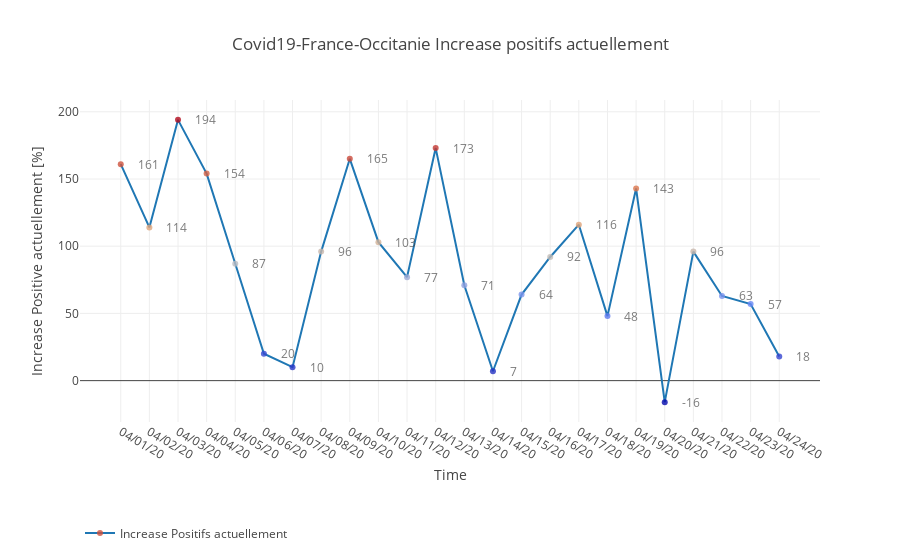

Notebook cell for this chart:
### Code cell
trace, annotations = create_2d_plot(plot_df=df, x_name="Date", y_name="Increase Positifs actuellement")

data = [trace]

layout = go.Layout(
    title=f"Covid19-France-Occitanie Increase positifs actuellement",
    xaxis=dict(title="Time"),
    yaxis=dict(title="Increase Positive actuellement [%]"),
    annotations=annotations,
    showlegend=True,
    legend=dict(orientation="h", y = -0.3, yanchor="top"),
)
fig = go.Figure(data=data, layout=layout)
    
iplot(fig, filename="covid19-Occitanie")

### Figure 1 — Plotly figure (JSON) as saved in the notebook; plotly's stock layout.template omitted (floating-point values rounded to 4 significant figures)
{"data": [{"marker": {"color": [161, 114, 194, 154, 87, 20, 10, 96, 165, 103, 77, 173, 71, 7, 64, 92, 116, 48, 143, -16, 96, 63, 57, 18], "opacity": 0.8, "size": 6}, "mode": "lines+markers", "name": "Increase Positifs actuellement", "type": "scatter", "uid": "7ad9f386-50f0-48f5-9f5a-2997d353b01f", "x": ["04/01/20", "04/02/20", "04/03/20", "04/04/20", "04/05/20", "04/06/20", "04/07/20", "04/08/20", "04/09/20", "04/10/20", "04/11/20", "04/12/20", "04/13/20", "04/14/20", "04/15/20", "04/16/20", "04/17/20", "04/18/20", "04/19/20", "04/20/20", "04/21/20", "04/22/20", "04/23/20", "04/24/20"], "y": [161, 114, 194, 154, 87, 20, 10, 96, 165, 103, 77, 173, 71, 7, 64, 92, 116, 48, 143, -16, 96, 63, 57, 18]}], "layout": {"annotations": [{"opacity": 0.7, "showarrow": false, "text": "161", "x": "04/01/20", "xanchor": "left", "xshift": 15, "y": 161}, {"opacity": 0.7, "showarrow": false, "text": "114", "x": "04/02/20", "xanchor": "left", "xshift": 15, "y": 114}, {"opacity": 0.7, "showarrow": false, "text": "194", "x": "04/03/20", "xanchor": "left", "xshift": 15, "y": 194}, {"opacity": 0.7, "showarrow": false, "text": "154", "x": "04/04/20", "xanchor": "left", "xshift": 15, "y": 154}, {"opacity": 0.7, "showarrow": false, "text": "87", "x": "04/05/20", "xanchor": "left", "xshift": 15, "y": 87}, {"opacity": 0.7, "showarrow": false, "text": "20", "x": "04/06/20", "xanchor": "left", "xshift": 15, "y": 20}, {"opacity": 0.7, "showarrow": false, "text": "10", "x": "04/07/20", "xanchor": "left", "xshift": 15, "y": 10}, {"opacity": 0.7, "showarrow": false, "text": "96", "x": "04/08/20", "xanchor": "left", "xshift": 15, "y": 96}, {"opacity": 0.7, "showarrow": false, "text": "165", "x": "04/09/20", "xanchor": "left", "xshift": 15, "y": 165}, {"opacity": 0.7, "showarrow": false, "text": "103", "x": "04/10/20", "xanchor": "left", "xshift": 15, "y": 103}, {"opacity": 0.7, "showarrow": false, "text": "77", "x": "04/11/20", "xanchor": "left", "xshift": 15, "y": 77}, {"opacity": 0.7, "showarrow": false, "text": "173", "x": "04/12/20", "xanchor": "left", "xshift": 15, "y": 173}, {"opacity": 0.7, "showarrow": false, "text": "71", "x": "04/13/20", "xanchor": "left", "xshift": 15, "y": 71}, {"opacity": 0.7, "showarrow": false, "text": "7", "x": "04/14/20", "xanchor": "left", "xshift": 15, "y": 7}, {"opacity": 0.7, "showarrow": false, "text": "64", "x": "04/15/20", "xanchor": "left", "xshift": 15, "y": 64}, {"opacity": 0.7, "showarrow": false, "text": "92", "x": "04/16/20", "xanchor": "left", "xshift": 15, "y": 92}, {"opacity": 0.7, "showarrow": false, "text": "116", "x": "04/17/20", "xanchor": "left", "xshift": 15, "y": 116}, {"opacity": 0.7, "showarrow": false, "text": "48", "x": "04/18/20", "xanchor": "left", "xshift": 15, "y": 48}, {"opacity": 0.7, "showarrow": false, "text": "143", "x": "04/19/20", "xanchor": "left", "xshift": 15, "y": 143}, {"opacity": 0.7, "showarrow": false, "text": "-16", "x": "04/20/20", "xanchor": "left", "xshift": 15, "y": -16}, {"opacity": 0.7, "showarrow": false, "text": "96", "x": "04/21/20", "xanchor": "left", "xshift": 15, "y": 96}, {"opacity": 0.7, "showarrow": false, "text": "63", "x": "04/22/20", "xanchor": "left", "xshift": 15, "y": 63}, {"opacity": 0.7, "showarrow": false, "text": "57", "x": "04/23/20", "xanchor": "left", "xshift": 15, "y": 57}, {"opacity": 0.7, "showarrow": false, "text": "18", "x": "04/24/20", "xanchor": "left", "xshift": 15, "y": 18}], "legend": {"orientation": "h", "y": -0.3, "yanchor": "top"}, "showlegend": true, "title": {"text": "Covid19-France-Occitanie Increase positifs actuellement"}, "xaxis": {"title": {"text": "Time"}}, "yaxis": {"title": {"text": "Increase Positive actuellement [%]"}}}}
